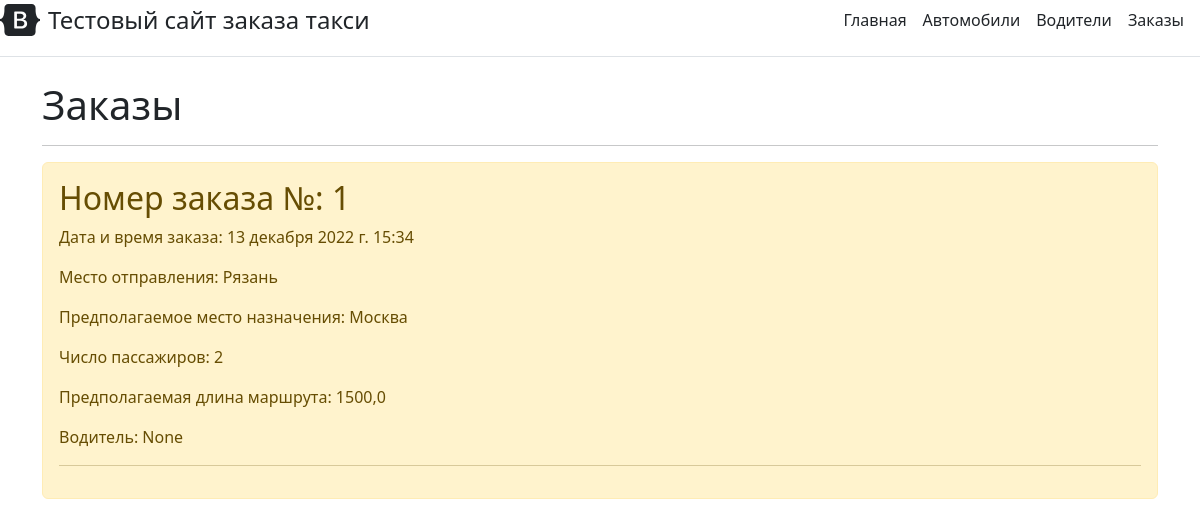
Before: /TaxiApp/order with the older database file.
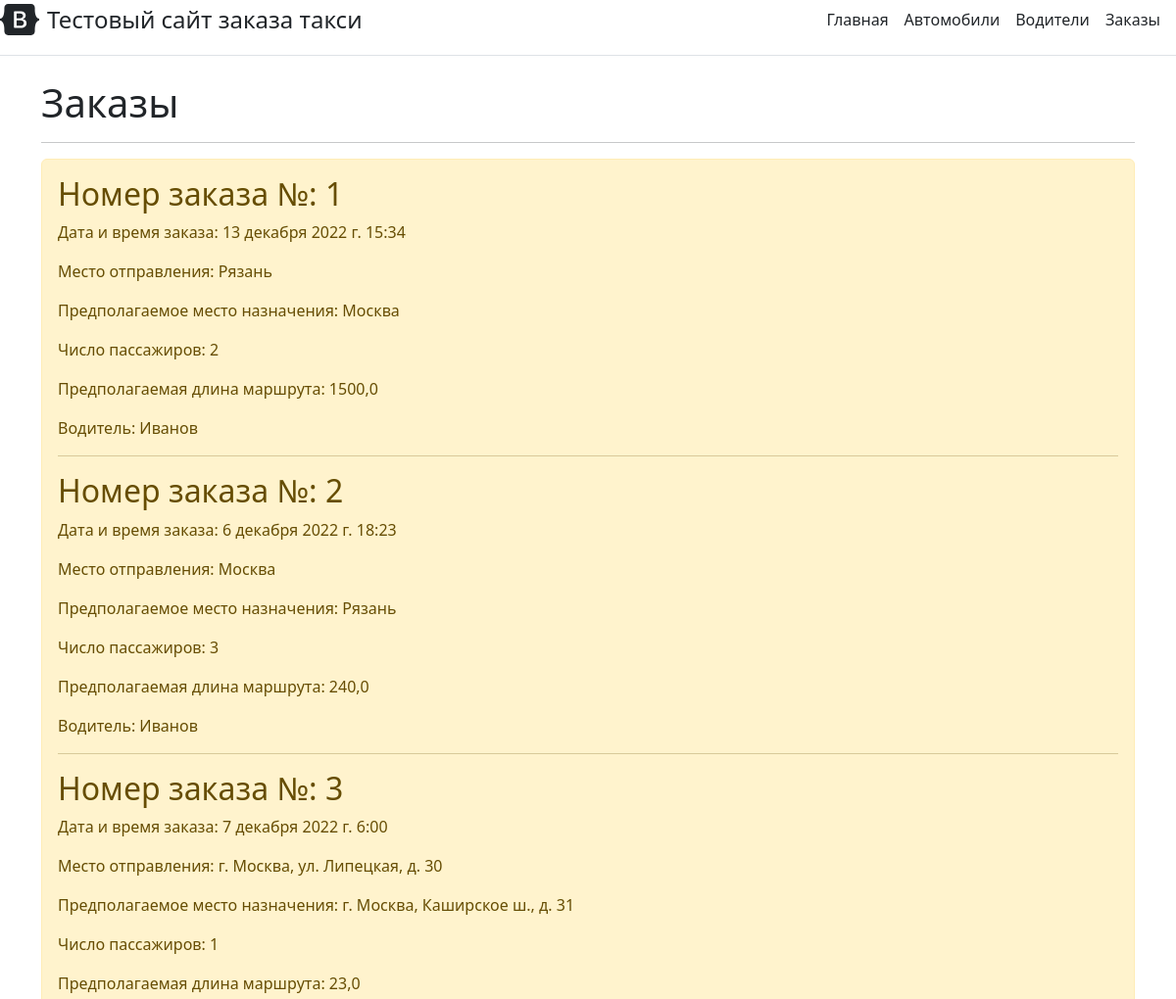
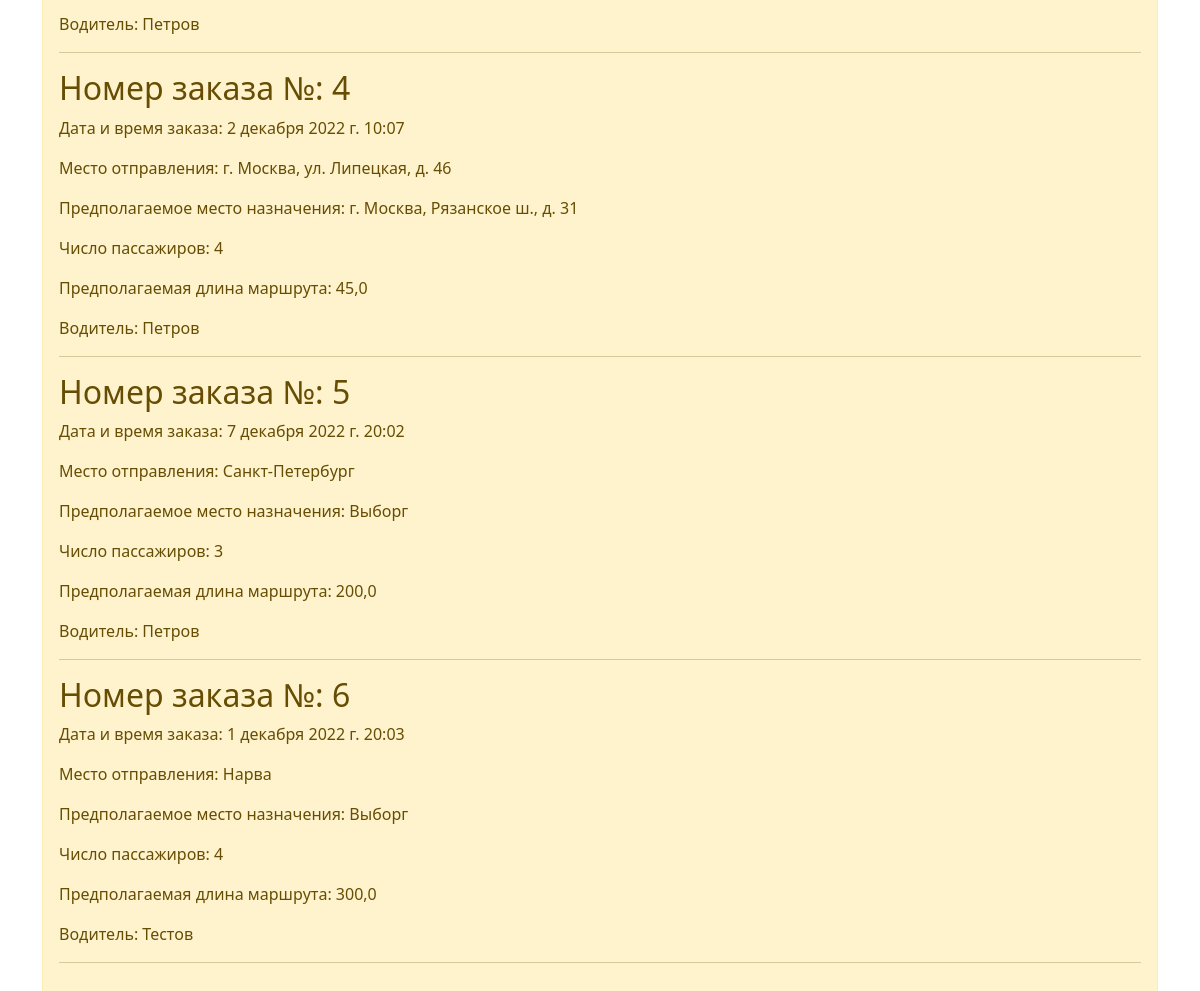
After: the same page with the newer database file (2 pictures, top to bottom).
### TaxiApp/models.py (models this page shows)
class Order(models.Model):
    dateTime = models.DateTimeField(max_length=50, verbose_name="Дата и время")
    departure = models.CharField(max_length=50, verbose_name="Адрес отправления")
    destination = models.CharField(max_length=50, verbose_name="Предположительный адрес назначения")
    passangerNumber = models.IntegerField(verbose_name="Количество пасажиров")
    length = models.FloatField(verbose_name="Ориентировочная длина маршрута")
    driver = models.ForeignKey('Driver', null=True, on_delete=models.PROTECT, verbose_name='Водитель')
    class Meta:
        verbose_name_plural = 'Заказы'
        verbose_name = 'Заказ'
        ordering = ['id']

class Driver(models.Model):
    surname = models.CharField(max_length=50, verbose_name="Фамилия")
    name = models.CharField(max_length=50, verbose_name="Имя")
    lastName = models.CharField(max_length=50, verbose_name="Отчество")
    birthDate = models.DateField(verbose_name="Дата рождения")
    inn = models.IntegerField(verbose_name="ИНН")
    serno = models.CharField(max_length=15, verbose_name="Серно паспорта")
    vehicle = models.ForeignKey('Vehicles', null=True, on_delete=models.PROTECT, verbose_name='Автомобиль')
    def __str__(self):
        return self.surname
    class Meta:
        verbose_name_plural = 'Водители'
        verbose_name = 'Водитель'
        ordering = ['surname']

### TaxiApp/views.py (the view)
# urls.py: path("order", views.order_page, name='order'),
def order_page(request):
    order_items = Order.objects.order_by('id')
    return render(request, 'TaxiApp/order.html', {'order_items': order_items})

### TaxiApp/templates/TaxiApp/order.html (shortened to what this page needs)
{% extends 'TaxiApp/base.html' %}
{% block entity_name %}
Заказы
{% endblock %}
{% block cycle %}
    {% for el in order_items %}
	<div>
		<h2>Номер заказа №: {{ el.id }}</h2>
		<p>Дата и время заказа: {{ el.dateTime }}</p>
		<p>Место отправления: {{ el.departure}}</p>
        <p>Предполагаемое место назначения: {{ el.destination}}</p>
        <p>Число пассажиров: {{ el.passangerNumber}}</p>
        <p>Предполагаемая длина маршрута: {{ el.length}}</p>
        <p>Водитель: {{ el.driver}}</p>
        <hr>
	</div>
	{% endfor %}
{% endblock %}

### TaxiApp/templates/TaxiApp/base.html (shortened to what this page needs)
<!doctype html>
<html lang="en">
<head>
    <link rel="stylesheet" href="https://cdn.jsdelivr.net/npm/bootstrap@5.2.2/dist/css/bootstrap.min.css">
</head>
<body>
    <div class="d-flex flex-column flex-md-row align-items-center pb-3 mb-4 border-bottom">
      <a href="/" class="d-flex align-items-center text-dark text-decoration-none">
        <span class="fs-4">Тестовый сайт заказа такси</span>
      </a>
      <nav class="d-inline-flex mt-2 mt-md-0 ms-md-auto">
        <a class="me-3 py-2 text-dark text-decoration-none" href="{% url 'home' %}">Главная</a>
        <a class="me-3 py-2 text-dark text-decoration-none" href="{% url 'vehicles' %}">Автомобили</a>
        <a class="me-3 py-2 text-dark text-decoration-none" href="{% url 'driver' %}">Водители</a>
        <a class="me-3 py-2 text-dark text-decoration-none" href="{% url 'order' %}">Заказы</a>
      </nav>
    </div>
    <div class="container">
        <h1>{% block entity_name %} {% endblock %}</h1>
        <hr>
        <div class="alert alert-warning mt-2">
            {% block cycle %} {% endblock %}
        </div>
    </div>
</body>
</html>

Changed rows visible on the page:
changed Order "13 декабря 2022 г. 15:34": driver "None" → "Иванов"
added Order: id "2", dateTime "6 декабря 2022 г. 18:23", departure "Москва", destination "Рязань", passangerNumber "3", length "240,0", driver "Иванов"
added Order: id "3", dateTime "7 декабря 2022 г. 6:00", departure "г. Москва, ул. Липецкая, д. 30", destination "г. Москва, Каширское ш., д. 31", passangerNumber "1", length "23,0", driver "Петров"
added Order: id "4", dateTime "2 декабря 2022 г. 10:07", departure "г. Москва, ул. Липецкая, д. 46", destination "г. Москва, Рязанское ш., д. 31", passangerNumber "4", length "45,0", driver "Петров"
added Order: id "5", dateTime "7 декабря 2022 г. 20:02", departure "Санкт-Петербург", destination "Выборг", passangerNumber "3", length "200,0", driver "Петров"
added Order: id "6", dateTime "1 декабря 2022 г. 20:03", departure "Нарва", destination "Выборг", passangerNumber "4", length "300,0", driver "Тестов"
